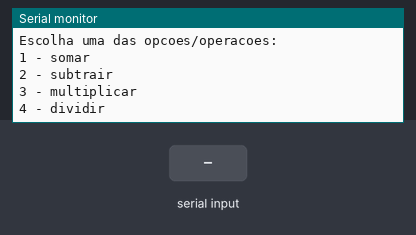
A sketch run on a simulated Arduino Uno, built with avr-gcc and run on an emulated ATmega328P. On the bench: the last lines printed to the serial monitor. Inputs (shaded band) come from the test bench.

Above: at 0.9 s.
1.0 s: "s" received over Serial
At 3.2 s:
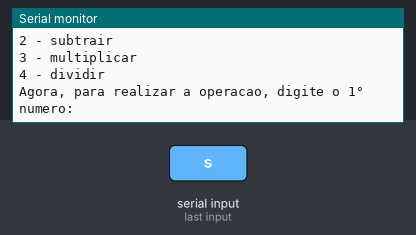
3.5 s: "90,45,200\n" received over Serial
At 5.5 s:
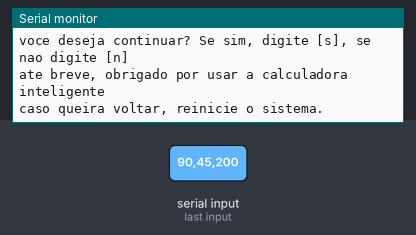

Measured:
- after the input at 1.0 s, the serial monitor: prints a new line after 1.0 s (image 1)
- after the input at 3.5 s, the serial monitor: prints a new line at once (image 2)

The sketch:

calcu_ladora1.ino
```cpp
float numero1= 0.0;
float numero2= 0.0;
float soma;
float subtrair;
float divisao;
float multiplicacao;
int escolhaDaOperacao;
int contador = 0;


void setup()
{
  Serial.begin(9600);


  do{
    Serial.println("Bem-vindo a calculadora dos deuses a melhor do mundo");
    Serial.println("Escolha uma das opcoes/operacoes:");
    Serial.println("1 - somar");
    Serial.println("2 - subtrair");
    Serial.println("3 - multiplicar");
    Serial.println("4 - dividir");

    while(!Serial.available()){} //Espera o usuario digitar

    escolhaDaOperacao = Serial.parseInt(); //Armazena o que o usuario digitou na variavel

    Serial.println("Agora, para realizar a operacao, digite o 1° numero:");
    while(!Serial.available()){} //Espera o usuario digitar
    numero2 = Serial.parseFloat();


    Serial.println("Agora, digite o segundo numero:");
    while(!Serial.available()){} //Espera o usuario digitar
    numero2 = Serial.parseFloat();


    switch(escolhaDaOperacao){
      case 1:
      soma = numero1 + numero2;
      Serial.println("O resultado foi: " + String(soma));
      break;

      case 2:
      subtrair = numero1 - numero2;
      Serial.println("O resultado foi: " + String(subtrair));
      break;

      case 3:
      divisao = numero1 / numero2;
      Serial.println("O resultado foi: " + String(divisao));
      break;

      case 4:
      multiplicacao = numero1 * numero2;
      Serial.println("O resultado foi: " + String(multiplicacao));
      break;

      default:
      Serial.println("Opcao invalida");

    }

    Serial.println("voce deseja continuar? Se sim, digite [s], se nao digite [n]");
    while(!Serial.available()){} //Espera o usuario digitar

    if (Serial.readString() == "s"){
      contador++;
    }
    else{
      contador = 0;

      Serial.println("ate breve, obrigado por usar a calculadora inteligente");
      Serial.println("caso queira voltar, reinicie o sistema.");
    }

  }
  while(contador != 0);
}

void loop()
{
  // sem condigo
}

   
```
